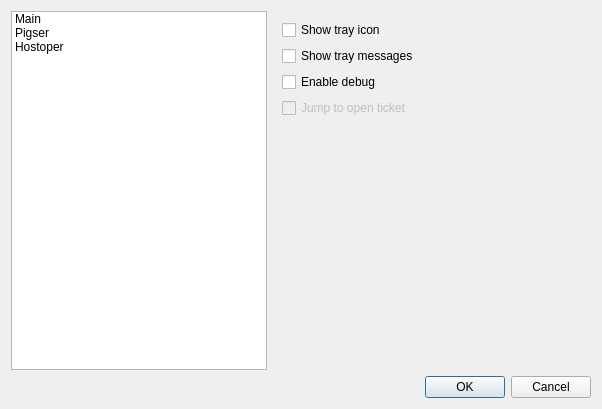
<?xml version="1.0" encoding="UTF-8"?>
<ui version="4.0">
 <class>SettingsDialog</class>
 <widget class="QDialog" name="SettingsDialog">
  <property name="windowModality">
   <enum>Qt::ApplicationModal</enum>
  </property>
  <property name="geometry">
   <rect>
    <x>0</x>
    <y>0</y>
    <width>602</width>
    <height>409</height>
   </rect>
  </property>
  <property name="windowTitle">
   <string>Settings</string>
  </property>
  <layout class="QVBoxLayout" name="verticalLayout">
   <item>
    <layout class="QHBoxLayout" name="horizontalLayout">
     <item>
      <widget class="QListWidget" name="listWidget">
       <property name="sizePolicy">
        <sizepolicy hsizetype="Minimum" vsizetype="Expanding">
         <horstretch>0</horstretch>
         <verstretch>0</verstretch>
        </sizepolicy>
       </property>
       <property name="currentRow">
        <number>-1</number>
       </property>
       <item>
        <property name="text">
         <string>Main</string>
        </property>
       </item>
       <item>
        <property name="text">
         <string>Pigser</string>
        </property>
       </item>
       <item>
        <property name="text">
         <string>Hostoper</string>
        </property>
       </item>
      </widget>
     </item>
     <item>
      <widget class="QStackedWidget" name="stackedWidget">
       <property name="sizePolicy">
        <sizepolicy hsizetype="Preferred" vsizetype="Preferred">
         <horstretch>1</horstretch>
         <verstretch>0</verstretch>
        </sizepolicy>
       </property>
       <widget class="QWidget" name="page_Main">
        <layout class="QVBoxLayout" name="verticalLayout_2">
         <item>
          <widget class="QCheckBox" name="checkBox_TrayIcon">
           <property name="text">
            <string>Show tray icon</string>
           </property>
          </widget>
         </item>
         <item>
          <widget class="QCheckBox" name="checkBox_TrayMess">
           <property name="text">
            <string>Show tray messages</string>
           </property>
          </widget>
         </item>
         <item>
          <widget class="QCheckBox" name="checkBox_Debug">
           <property name="text">
            <string>Enable debug</string>
           </property>
          </widget>
         </item>
         <item>
          <widget class="QCheckBox" name="checkBox">
           <property name="enabled">
            <bool>false</bool>
           </property>
           <property name="text">
            <string>Jump to open ticket</string>
           </property>
          </widget>
         </item>
         <item>
          <spacer name="verticalSpacer_2">
           <property name="orientation">
            <enum>Qt::Vertical</enum>
           </property>
           <property name="sizeHint" stdset="0">
            <size>
             <width>20</width>
             <height>40</height>
            </size>
           </property>
          </spacer>
         </item>
        </layout>
       </widget>
       <widget class="QWidget" name="page_Pigser">
        <layout class="QVBoxLayout" name="verticalLayout_3">
         <item>
          <layout class="QGridLayout" name="gridLayout">
           <item row="0" column="0">
            <widget class="QLabel" name="label">
             <property name="text">
              <string>Username</string>
             </property>
            </widget>
           </item>
           <item row="0" column="1">
            <widget class="QLineEdit" name="lineEdit_PigserUsername"/>
           </item>
           <item row="1" column="0">
            <widget class="QLabel" name="label_2">
             <property name="text">
              <string>Password</string>
             </property>
            </widget>
           </item>
           <item row="1" column="1">
            <widget class="QLineEdit" name="lineEdit_PigserPassword">
             <property name="echoMode">
              <enum>QLineEdit::Password</enum>
             </property>
            </widget>
           </item>
          </layout>
         </item>
         <item>
          <layout class="QHBoxLayout" name="horizontalLayout_2">
           <item>
            <widget class="QCheckBox" name="checkBox_Timer">
             <property name="text">
              <string>Check periodicaly</string>
             </property>
            </widget>
           </item>
           <item>
            <widget class="QSpinBox" name="spinBox_Timer">
             <property name="enabled">
              <bool>false</bool>
             </property>
             <property name="sizePolicy">
              <sizepolicy hsizetype="Fixed" vsizetype="Fixed">
               <horstretch>0</horstretch>
               <verstretch>0</verstretch>
              </sizepolicy>
             </property>
             <property name="minimum">
              <number>1</number>
             </property>
             <property name="maximum">
              <number>90</number>
             </property>
             <property name="value">
              <number>15</number>
             </property>
            </widget>
           </item>
          </layout>
         </item>
         <item>
          <spacer name="verticalSpacer">
           <property name="orientation">
            <enum>Qt::Vertical</enum>
           </property>
           <property name="sizeHint" stdset="0">
            <size>
             <width>20</width>
             <height>40</height>
            </size>
           </property>
          </spacer>
         </item>
        </layout>
       </widget>
       <widget class="QWidget" name="page_Hostoper">
        <layout class="QVBoxLayout" name="verticalLayout_4">
         <item>
          <layout class="QGridLayout" name="gridLayout_2">
           <item row="1" column="1">
            <widget class="QLineEdit" name="lineEdit_HPass">
             <property name="echoMode">
              <enum>QLineEdit::Password</enum>
             </property>
            </widget>
           </item>
           <item row="1" column="0">
            <widget class="QLabel" name="label_4">
             <property name="text">
              <string>Password</string>
             </property>
            </widget>
           </item>
           <item row="0" column="1">
            <widget class="QLineEdit" name="lineEdit_HUser"/>
           </item>
           <item row="0" column="0">
            <widget class="QLabel" name="label_3">
             <property name="text">
              <string>Username</string>
             </property>
            </widget>
           </item>
          </layout>
         </item>
         <item>
          <spacer name="verticalSpacer_3">
           <property name="orientation">
            <enum>Qt::Vertical</enum>
           </property>
           <property name="sizeHint" stdset="0">
            <size>
             <width>20</width>
             <height>40</height>
            </size>
           </property>
          </spacer>
         </item>
        </layout>
       </widget>
      </widget>
     </item>
    </layout>
   </item>
   <item>
    <widget class="QDialogButtonBox" name="buttonBox">
     <property name="standardButtons">
      <set>QDialogButtonBox::Cancel|QDialogButtonBox::Ok</set>
     </property>
    </widget>
   </item>
  </layout>
 </widget>
 <tabstops>
  <tabstop>listWidget</tabstop>
  <tabstop>checkBox</tabstop>
  <tabstop>lineEdit_PigserUsername</tabstop>
  <tabstop>lineEdit_PigserPassword</tabstop>
  <tabstop>checkBox_Timer</tabstop>
  <tabstop>spinBox_Timer</tabstop>
  <tabstop>lineEdit_HUser</tabstop>
  <tabstop>lineEdit_HPass</tabstop>
  <tabstop>buttonBox</tabstop>
 </tabstops>
 <resources/>
 <connections>
  <connection>
   <sender>buttonBox</sender>
   <signal>accepted()</signal>
   <receiver>SettingsDialog</receiver>
   <slot>accept()</slot>
   <hints>
    <hint type="sourcelabel">
     <x>9</x>
     <y>399</y>
    </hint>
    <hint type="destinationlabel">
     <x>157</x>
     <y>274</y>
    </hint>
   </hints>
  </connection>
  <connection>
   <sender>buttonBox</sender>
   <signal>rejected()</signal>
   <receiver>SettingsDialog</receiver>
   <slot>reject()</slot>
   <hints>
    <hint type="sourcelabel">
     <x>35</x>
     <y>399</y>
    </hint>
    <hint type="destinationlabel">
     <x>286</x>
     <y>274</y>
    </hint>
   </hints>
  </connection>
  <connection>
   <sender>listWidget</sender>
   <signal>currentRowChanged(int)</signal>
   <receiver>stackedWidget</receiver>
   <slot>setCurrentIndex(int)</slot>
   <hints>
    <hint type="sourcelabel">
     <x>226</x>
     <y>176</y>
    </hint>
    <hint type="destinationlabel">
     <x>312</x>
     <y>176</y>
    </hint>
   </hints>
  </connection>
  <connection>
   <sender>checkBox_Timer</sender>
   <signal>toggled(bool)</signal>
   <receiver>spinBox_Timer</receiver>
   <slot>setEnabled(bool)</slot>
   <hints>
    <hint type="sourcelabel">
     <x>371</x>
     <y>39</y>
    </hint>
    <hint type="destinationlabel">
     <x>371</x>
     <y>39</y>
    </hint>
   </hints>
  </connection>
  <connection>
   <sender>checkBox_TrayIcon</sender>
   <signal>toggled(bool)</signal>
   <receiver>checkBox_TrayMess</receiver>
   <slot>setEnabled(bool)</slot>
   <hints>
    <hint type="sourcelabel">
     <x>317</x>
     <y>33</y>
    </hint>
    <hint type="destinationlabel">
     <x>319</x>
     <y>52</y>
    </hint>
   </hints>
  </connection>
 </connections>
</ui>
